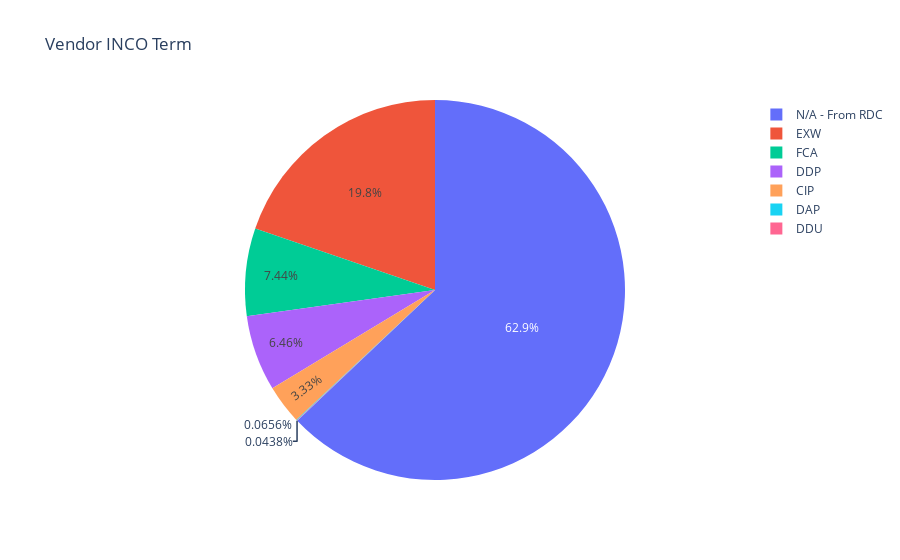

Notebook code cell kept with this figure:
### Markdown cell above
# Vendor INCO Term Preferred

### Code cell
ItemCount4 = data["Vendor INCO Term"].value_counts()
print("\033[1m"+"Vendor INCO Term Count \n"+"\033[0m")
print(ItemCount4)

Vendor_INCO_Term = data["Vendor INCO Term"].value_counts()
labels = (np.array(Vendor_INCO_Term.index))
sizes = (np.array((Vendor_INCO_Term / Vendor_INCO_Term.sum())*100))

trace = go.Pie(labels=labels, values=sizes)
layout = go.Layout(title="Vendor INCO Term")
dat = [trace]
fig = go.Figure(data=dat, layout=layout)
py.iplot(fig, filename="Vendor INCO Term")

### Figure 1 — Plotly figure (JSON) as saved in the notebook; plotly's stock layout.template omitted (floating-point values rounded to 4 significant figures)
{"data": [{"labels": ["N/A - From RDC", "EXW", "FCA", "DDP", "CIP", "DAP", "DDU"], "type": "pie", "values": [62.91, 19.76, 7.44, 6.455, 3.326, 0.06565, 0.04376]}], "layout": {"title": {"text": "Vendor INCO Term"}}}
